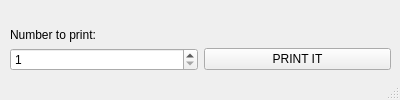
<?xml version="1.0" encoding="UTF-8"?>
<ui version="4.0">
 <class>MainWindow</class>
 <widget class="QMainWindow" name="MainWindow">
  <property name="windowModality">
   <enum>Qt::NonModal</enum>
  </property>
  <property name="enabled">
   <bool>true</bool>
  </property>
  <property name="geometry">
   <rect>
    <x>0</x>
    <y>0</y>
    <width>400</width>
    <height>100</height>
   </rect>
  </property>
  <property name="sizePolicy">
   <sizepolicy hsizetype="Fixed" vsizetype="Fixed">
    <horstretch>0</horstretch>
    <verstretch>0</verstretch>
   </sizepolicy>
  </property>
  <property name="minimumSize">
   <size>
    <width>400</width>
    <height>100</height>
   </size>
  </property>
  <property name="maximumSize">
   <size>
    <width>400</width>
    <height>100</height>
   </size>
  </property>
  <property name="baseSize">
   <size>
    <width>400</width>
    <height>100</height>
   </size>
  </property>
  <property name="acceptDrops">
   <bool>false</bool>
  </property>
  <property name="windowTitle">
   <string>Print Barcode</string>
  </property>
  <property name="autoFillBackground">
   <bool>false</bool>
  </property>
  <widget class="QWidget" name="centralwidget">
   <widget class="QWidget" name="gridLayoutWidget">
    <property name="geometry">
     <rect>
      <x>10</x>
      <y>10</y>
      <width>381</width>
      <height>61</height>
     </rect>
    </property>
    <layout class="QGridLayout" name="gridLayout">
     <item row="1" column="0">
      <widget class="QLabel" name="num_to_print_label">
       <property name="text">
        <string>Number to print:</string>
       </property>
      </widget>
     </item>
     <item row="0" column="0">
      <widget class="QWidget" name="widget_3" native="true">
       <widget class="QWidget" name="widget" native="true">
        <property name="geometry">
         <rect>
          <x>0</x>
          <y>10</y>
          <width>192</width>
          <height>30</height>
         </rect>
        </property>
       </widget>
      </widget>
     </item>
     <item row="2" column="1">
      <widget class="QPushButton" name="print_btn">
       <property name="text">
        <string>PRINT IT</string>
       </property>
      </widget>
     </item>
     <item row="2" column="0">
      <widget class="QSpinBox" name="num_to_print_box">
       <property name="frame">
        <bool>true</bool>
       </property>
       <property name="minimum">
        <number>1</number>
       </property>
       <property name="maximum">
        <number>10000</number>
       </property>
      </widget>
     </item>
     <item row="1" column="1">
      <widget class="QWidget" name="widget_2" native="true"/>
     </item>
    </layout>
   </widget>
  </widget>
  <widget class="QStatusBar" name="statusbar"/>
 </widget>
 <resources/>
 <connections/>
</ui>
